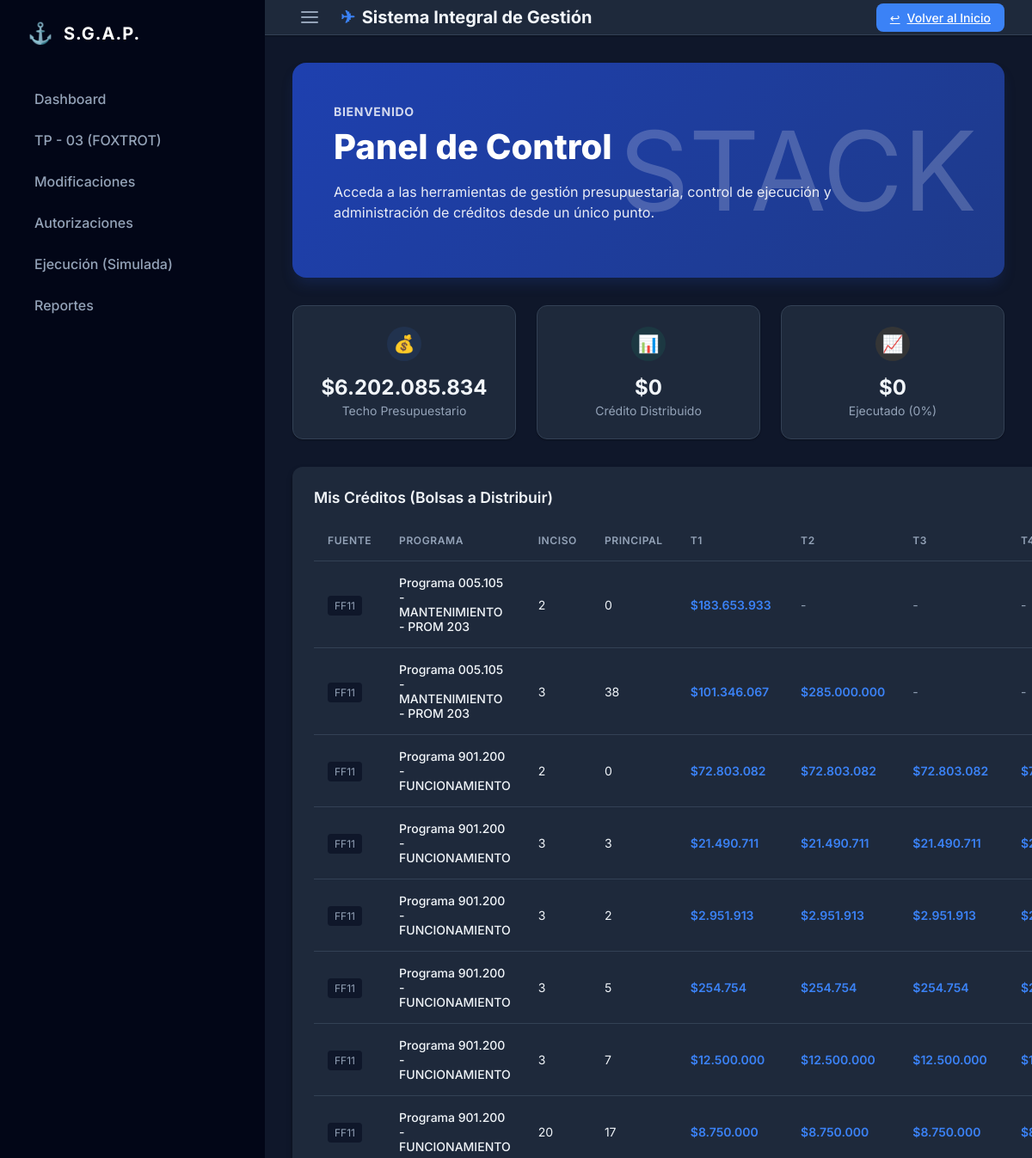
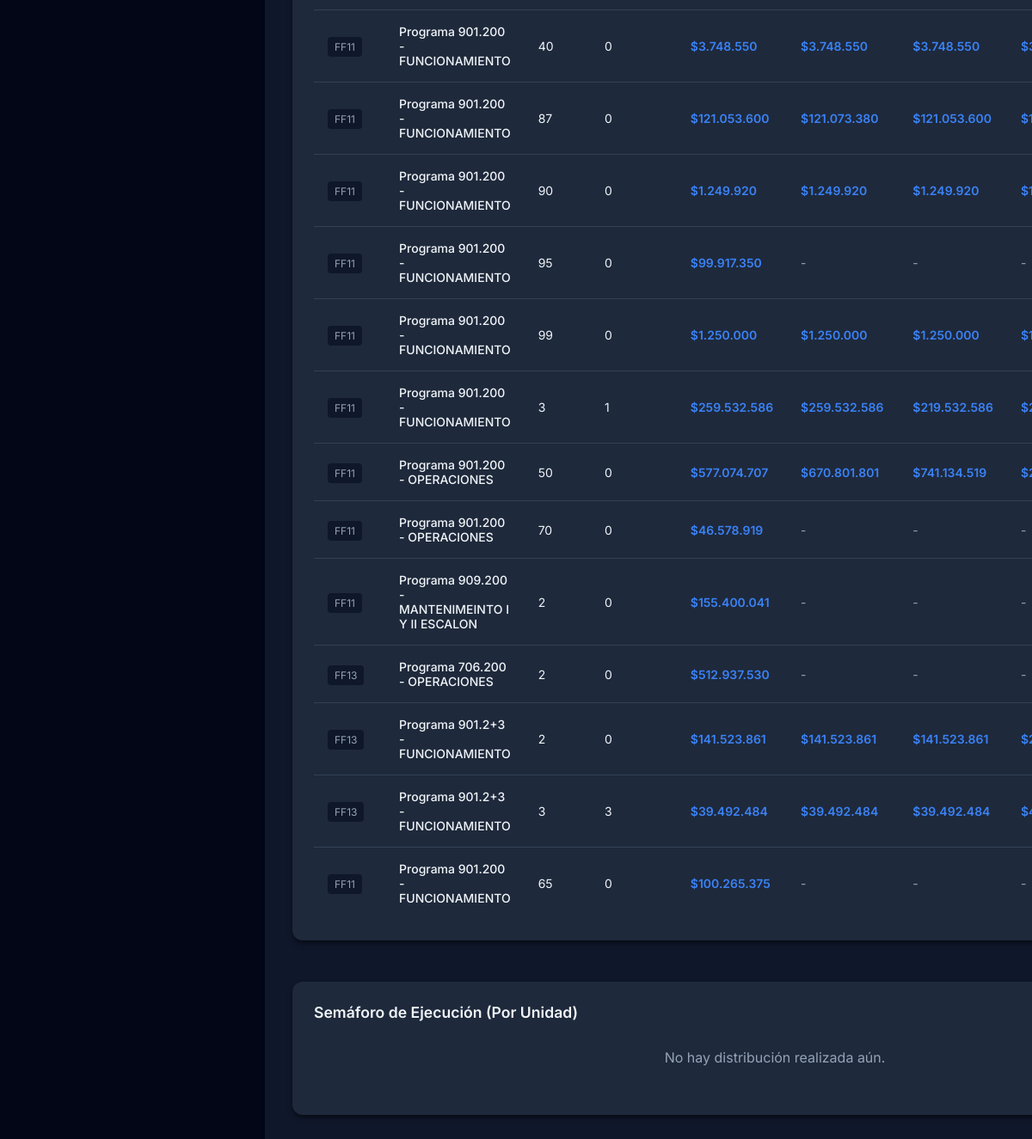
The page /dashboard/ (signed in) on the database its author committed (2 pictures, top to bottom).
### core/models.py (models this page shows, shortened)
class EstructuraProgramatica(models.Model):
    NIVEL_CHOICES = (
        (1, "Programa"),
        (2, "Subprograma"),
        (3, "Proyecto"),
        (4, "Obra"),
        (5, "Actividad"),
    )
    nivel = models.IntegerField(choices=NIVEL_CHOICES)
    codigo = models.CharField(max_length=50)
    descripcion = models.CharField(max_length=255)
    padre = models.ForeignKey("self", null=True, blank=True, on_delete=models.CASCADE, related_name="hijos")
    def __str__(self):
        return f"{self.get_nivel_display()} {self.codigo} - {self.descripcion}"

class FuenteFinanciamiento(models.Model):
    CODIGO_CHOICES = (
        ("11", "Tesoro Nacional"),
        ("13", "Recursos Específicos"),
    )
    codigo = models.CharField(max_length=10, choices=CODIGO_CHOICES)
    descripcion = models.CharField(max_length=255)
    es_fiscal = models.BooleanField(default=True, help_text="Indica si es dinero fiscal")

### finance/models.py (models this page shows, shortened)
class Credito(models.Model):
    ESTADO_CHOICES = (
        ("VIGENTE", "Vigente"),
        ("CADUCADO", "Caducado"),
        ("DEVENGADO", "Devengado"),
    )
    TIPO_CREDITO_CHOICES = (
        ("ASIGNACION", "Asignación"),
        ("REFUERZO", "Refuerzo"),
    )
    programa = models.ForeignKey(EstructuraProgramatica, on_delete=models.CASCADE, related_name="creditos")
    fuente = models.ForeignKey(FuenteFinanciamiento, on_delete=models.PROTECT)
    monto_total = models.DecimalField(max_digits=12, decimal_places=2)
    monto_cuota = models.DecimalField(max_digits=12, decimal_places=2, default=0, help_text="Dinero ingresado (Cuota)")
    recibido = models.BooleanField(default=True, help_text="Indica si la cuota ya fue recibida efectivamente")
    inciso = models.CharField(max_length=10, help_text="Inciso", default="")
    principal = models.CharField(max_length=10, help_text="Partida Principal", default="")
    anio = models.IntegerField(help_text="Año fiscal")
    trimestre = models.IntegerField(choices=[(1, "1° Trimestre"), (2, "2° Trimestre"), (3, "3° Trimestre"), (4, "4° Trimestre")])
    estado = models.CharField(max_length=20, choices=ESTADO_CHOICES, default="VIGENTE")
    tipo_credito = models.CharField(max_length=20, choices=TIPO_CREDITO_CHOICES, default="ASIGNACION", verbose_name="Tipo de Crédito")
    fecha_creacion = models.DateTimeField(auto_now_add=True)

### dashboard/views.py (the view, shortened to what this page needs)
# urls.py: 2. Add a URL to urlpatterns:  path('', views.home, name='home')
@login_required
def home(request):
    creditos_vigentes = Credito.objects.filter(estado='VIGENTE')
    total_presupuesto = 0
    seen_budgets = set()
    grouped_credits = {}
    for c in creditos_vigentes:
        key = (c.programa_id, c.fuente_id, c.inciso, c.principal, c.anio)
        if key not in seen_budgets:
            total_presupuesto += c.monto_total
            seen_budgets.add(key)
        if key not in grouped_credits:
            grouped_credits[key] = {
                'programa': c.programa, # Object for display
                'fuente': c.fuente,     # Object for display
                'inciso': c.inciso,
                'principal': c.principal,
                'anio': c.anio,
                'techo': c.monto_total,
                'quarters': {}
            }
        grouped_credits[key]['quarters'][c.trimestre] = {
            'amount': c.monto_cuota, # Display Quota Amount
            'id': c.id,
            'recibido': c.recibido
        }
    total_asignado = Asignacion.objects.filter(credito_origen__in=creditos_vigentes).aggregate(Sum('monto'))['monto__sum'] or 0
    total_ejecutado = Compromiso.objects.filter(asignacion__credito_origen__in=creditos_vigentes).aggregate(Sum('monto'))['monto__sum'] or 0
    porcentaje_global = (total_ejecutado / total_asignado * 100) if total_asignado > 0 else 0
    unidades_stats = []
    unidades = UnidadComponente.objects.filter(asignaciones__credito_origen__in=creditos_vigentes).distinct()
    context = {
        'creditos': grouped_credits.values(), # Pass the list of grouped dicts
        'total_presupuesto': total_presupuesto,
        'total_asignado': total_asignado,
        'total_ejecutado': total_ejecutado,
        'porcentaje_global': round(porcentaje_global, 1),
        'unidades_stats': [
            {
                'unidad': u['unidad'],
                'asignado': u['asignado'],
                'ejecutado': u['ejecutado'],
                'porcentaje': u['porcentaje'],
                'color': u['color'],
                'label': u['label']
            } for u in unidades_stats
        ]
    }
    return render(request, 'dashboard/home.html', context)

### dashboard/templates/dashboard/home.html (shortened to what this page needs)
{% extends 'base.html' %}
{% load humanize l10n %}
{% block content %}
<div class="hero-banner">
    <div class="hero-content">
        <div class="hero-subtitle">Bienvenido</div>
        <h2 class="hero-title">Panel de Control</h2>
        <p class="hero-text">
            Acceda a las herramientas de gestión presupuestaria, control de ejecución y administración de créditos desde
            un único punto.
        </p>
    </div>
    <div class="hero-icon">
        STACK
    </div>
</div>
<div class="stats-grid" style="margin-bottom: 2rem;">
    <div class="stat-card">
        <div class="stat-icon" style="background-color: rgba(59, 130, 246, 0.1); color: var(--primary-blue);">
            💰
        </div>
        <div class="stat-value">${{ total_presupuesto|default:"0"|floatformat:0|intcomma }}</div>
        <div class="stat-label">Techo Presupuestario</div>
    </div>
    <div class="stat-card">
        <div class="stat-icon" style="background-color: rgba(16, 185, 129, 0.1); color: var(--success);">
            📊
        </div>
        <div class="stat-value">${{ total_asignado|default:"0"|floatformat:0|intcomma }}</div>
        <div class="stat-label">Crédito Distribuido</div>
    </div>
    <div class="stat-card">
        <div class="stat-icon" style="background-color: rgba(245, 158, 11, 0.1); color: var(--warning);">
            📈
        </div>
        <div class="stat-value">${{ total_ejecutado|default:"0"|floatformat:0|intcomma }}</div>
        <div class="stat-label">Ejecutado ({{ porcentaje_global|default:"0" }}%)</div>
    </div>
</div>
<div style="display: grid; grid-template-columns: 1fr; gap: 1.5rem;">
    <div class="card">
        <h3>Mis Créditos (Bolsas a Distribuir)</h3>
        {% if creditos %}
        <div style="overflow-x: auto;">
            <table>
                <thead>
                    <tr>
                        <th>Fuente</th>
                        <th>Programa</th>
                        <th>Inciso</th>
                        <th>Principal</th>
                        <th>T1</th>
                        <th>T2</th>
                        <th>T3</th>
                        <th>T4</th>
                    </tr>
                </thead>
                <tbody>
                    {% for group in creditos %}
                    <tr>
                        <td>
                            <span
                                style="background: var(--bg-body); padding: 0.25rem 0.5rem; border-radius: 4px; font-size: 0.75rem; color: var(--text-muted);">
                                FF{{ group.fuente.codigo }}
                            </span>
                        </td>
                        <td style="font-weight: 500;">{{ group.programa }}</td>
                        <td>{{ group.inciso }}</td>
                        <td>{{ group.principal }}</td>
                        <td>
                            {% if 1 in group.quarters %}
                            <div style="display: flex; flex-direction: column;">
                                <a href="{% url 'finance:distribuir_credito' group.quarters.1.id %}"
                                    style="text-decoration: none; color: inherit;">
                                    <span style="font-weight: 600; color: var(--primary-blue); cursor: pointer;">
                                        ${{ group.quarters.1.amount|floatformat:0|intcomma }}
                                    </span>
                                </a>
                            </div>
                            {% else %}
                            <span style="color: var(--text-muted);">-</span>
                            {% endif %}
                        </td>
                        <td>
                            {% if 2 in group.quarters %}
                            <div style="display: flex; flex-direction: column;">
                                <a href="{% url 'finance:distribuir_credito' group.quarters.2.id %}"
                                    style="text-decoration: none; color: inherit;">
                                    <span style="font-weight: 600; color: var(--primary-blue); cursor: pointer;">
                                        ${{ group.quarters.2.amount|floatformat:0|intcomma }}
                                    </span>
                                </a>
                            </div>
                            {% else %}
                            <span style="color: var(--text-muted);">-</span>
                            {% endif %}
                        </td>
                        <td>
                            {% if 3 in group.quarters %}
                            <div style="display: flex; flex-direction: column;">
                                <a href="{% url 'finance:distribuir_credito' group.quarters.3.id %}"
                                    style="text-decoration: none; color: inherit;">
                                    <span style="font-weight: 600; color: var(--primary-blue); cursor: pointer;">
                                        ${{ group.quarters.3.amount|floatformat:0|intcomma }}
                                    </span>
                                </a>
                            </div>
                            {% else %}
                            <span style="color: var(--text-muted);">-</span>
                            {% endif %}
                        </td>
                        <td>
                            {% if 4 in group.quarters %}
                            <div style="display: flex; flex-direction: column;">
                                <a href="{% url 'finance:distribuir_credito' group.quarters.4.id %}"
                                    style="text-decoration: none; color: inherit;">
                                    <span style="font-weight: 600; color: var(--primary-blue); cursor: pointer;">
                                        ${{ group.quarters.4.amount|floatformat:0|intcomma }}
                                    </span>
                                </a>
                            </div>
                            {% else %}
                            <span style="color: var(--text-muted);">-</span>
                            {% endif %}
                        </td>
                    </tr>
                    {% endfor %}
                </tbody>
            </table>
        </div>
        {% else %}
        <div style="text-align: center; padding: 2rem;">
            <p style="color: var(--text-muted);">No tiene créditos vigentes asignados.</p>
        </div>
        {% endif %}
    </div>
    <div class="card">
        <h3>Semáforo de Ejecución (Por Unidad)</h3>
        {% if unidades_stats %}
        <div style="overflow-x: auto;">
            <table>
                <thead>
                    <tr>
                        <th>Unidad Componente</th>
                        <th>Crédito Recibido</th>
                        <th>Comprometido</th>
                        <th>% Ejecución</th>
                        <th>Estado</th>
                    </tr>
                </thead>
                <tbody>
                    {% for u in unidades_stats %}
                    <tr>
                        <td style="font-weight: 500; color: var(--text-main);">{{ u.unidad.codigo }} -
                            {{u.unidad.nombre}}</td>
                        <td>${{ u.asignado|floatformat:0|intcomma }}</td>
                        <td>${{ u.ejecutado|floatformat:0|intcomma }}</td>
                        <td>
                            <div style="display: flex; align-items: center; gap: 0.5rem;">
                                <div
                                    style="flex: 1; background: #e2e8f0; border-radius: 4px; height: 6px; min-width: 60px;">
                                    <div
                                        style="width: {{ u.porcentaje }}%; background-color: {% if u.color == 'danger' %}var(--danger){% elif u.color == 'warning' %}var(--warning){% else %}var(--success){% endif %}; height: 100%; border-radius: 4px;">
                                    </div>
                                </div>
                                <span style="font-size: 0.75rem; color: var(--text-muted);">{{ u.porcentaje }}%</span>
                            </div>
                        </td>
                        <td>
                            {% if u.color == 'danger' %}
                            <span style="color: var(--danger); font-weight: 500;">⚠ Crítico</span>
                            {% elif u.color == 'warning' %}
                            <span style="color: var(--warning); font-weight: 500;">⚠ Subejecución</span>
                            {% else %}
                            <span style="color: var(--success); font-weight: 500;">Normal</span>
                            {% endif %}
                        </td>
                    </tr>
                    {% endfor %}
                </tbody>
            </table>
        </div>
        {% else %}
        <p style="padding: 1rem; color: var(--text-muted); text-align: center;">No hay distribución realizada aún.</p>
        {% endif %}
    </div>
</div>
{% endblock %}

### core/static/css/style.css (style rules this page uses)
:root { --primary-blue: #3b82f6; --primary-dark: #1d4ed8; --secondary: #94a3b8; --bg-body: #0f172a; --bg-card: #1e293b; --bg-sidebar: #020617; --text-main: #f1f5f9; --text-muted: #94a3b8; --text-light: #f8fafc; --border-light: #334155; --success: #10b981; --danger: #ef4444; --warning: #f59e0b; --shadow-sm: 0 1px 2px 0 rgb(0 0 0 / 0.3); --shadow-md: 0 4px 6px -1px rgb(0 0 0 / 0.5), 0 2px 4px -2px rgb(0 0 0 / 0.3); --radius: 0.75rem; }
body { margin: 0; font-family: 'Inter', sans-serif; background-color: var(--bg-body); color: var(--text-main); overflow-x: hidden; -webkit-font-smoothing: antialiased; }
.card { background-color: var(--bg-card); border-radius: var(--radius); padding: 1.5rem; margin-bottom: 1.5rem; box-shadow: var(--shadow-md); border: 1px solid transparent; }
.card h3 { margin-top: 0; color: var(--text-main); font-size: 1.1rem; font-weight: 600; margin-bottom: 1rem; }
.hero-banner { background: linear-gradient(135deg, #1e40af 0%, #1e3a8a 100%); color: white; border-radius: 1rem; padding: 3rem; margin-bottom: 2rem; position: relative; overflow: hidden; box-shadow: 0 10px 15px -3px rgba(30, 58, 138, 0.3); }
.hero-content { position: relative; z-index: 1; }
.hero-subtitle { text-transform: uppercase; font-size: 0.875rem; font-weight: 700; letter-spacing: 0.05em; opacity: 0.8; margin-bottom: 0.5rem; }
.hero-title { font-size: 2.5rem; font-weight: 800; margin: 0 0 1rem 0; }
.hero-text { font-size: 1rem; opacity: 0.9; max-width: 600px; line-height: 1.5; }
.hero-icon { position: absolute; right: 2rem; top: 50%; transform: translateY(-50%); opacity: 0.2; font-size: 8rem; }
table { width: 100%; border-collapse: collapse; }
th, td { text-align: left; padding: 1rem; border-bottom: 1px solid var(--border-light); }
th { color: var(--text-muted); font-size: 0.75rem; text-transform: uppercase; font-weight: 600; letter-spacing: 0.05em; }
td { font-size: 0.875rem; }
tr:last-child td { border-bottom: none; }
.stats-grid { display: grid; grid-template-columns: repeat(auto-fit, minmax(200px, 1fr)); gap: 1.5rem; }
.stat-card { background: var(--bg-card); padding: 1.5rem; border-radius: var(--radius); text-align: center; box-shadow: var(--shadow-sm); border: 1px solid var(--border-light); }
.stat-icon { width: 40px; height: 40px; border-radius: 50%; display: flex; align-items: center; justify-content: center; margin: 0 auto 1rem auto; font-size: 1.25rem; }
.stat-value { font-size: 1.5rem; font-weight: 700; color: var(--text-main); margin-bottom: 0.25rem; }
.stat-label { font-size: 0.875rem; color: var(--text-muted); }

### rows shown on the page
EstructuraProgramatica: fuente.codigo "11", programa "Programa 005.105 - MANTENIMIENTO - PROM 203", inciso "2", principal "0", quarters.1.amount "183.653.933", inciso "3", principal "38", quarters.1.amount "101.346.067", quarters.2.amount "285.000.000"
EstructuraProgramatica: fuente.codigo "11", programa "Programa 901.200 - FUNCIONAMIENTO", inciso "2", principal "0", quarters.1.amount "72.803.082", quarters.2.amount "72.803.082", quarters.3.amount "72.803.082", inciso "3", principal "3", quarters.1.amount "21.490.711", quarters.2.amount "21.490.711", quarters.3.amount "21.490.711", principal "2", quarters.1.amount "2.951.913", quarters.2.amount "2.951.913", quarters.3.amount "2.951.913", principal "5", quarters.1.amount "254.754", quarters.2.amount "254.754", quarters.3.amount "254.754", principal "7", quarters.1.amount "12.500.000", quarters.2.amount "12.500.000", quarters.3.amount "12.500.000", inciso "20", principal "17", quarters.1.amount "8.750.000", quarters.2.amount "8.750.000", quarters.3.amount "8.750.000", inciso "40", quarters.1.amount "3.748.550", quarters.2.amount "3.748.550", quarters.3.amount "3.748.550", inciso "87", quarters.1.amount "121.053.600", quarters.2.amount "121.073.380", quarters.3.amount "121.053.600", inciso "90", quarters.1.amount "1.249.920", quarters.2.amount "1.249.920", quarters.3.amount "1.249.920", inciso "95", quarters.1.amount "99.917.350", inciso "99", quarters.1.amount "1.250.000", quarters.2.amount "1.250.000", quarters.3.amount "1.250.000", principal "1", quarters.1.amount "259.532.586", quarters.2.amount "259.532.586", quarters.3.amount "219.532.586", inciso "65", quarters.1.amount "100.265.375"
EstructuraProgramatica: fuente.codigo "11", programa "Programa 901.200 - OPERACIONES", inciso "50", principal "0", quarters.1.amount "577.074.707", quarters.2.amount "670.801.801", quarters.3.amount "741.134.519", inciso "70", quarters.1.amount "46.578.919"
EstructuraProgramatica: fuente.codigo "11", programa "Programa 909.200 - MANTENIMEINTO I Y II ESCALON", inciso "2", principal "0", quarters.1.amount "155.400.041"
EstructuraProgramatica: fuente.codigo "13", programa "Programa 706.200 - OPERACIONES", inciso "2", principal "0", quarters.1.amount "512.937.530"
EstructuraProgramatica: fuente.codigo "13", programa "Programa 901.2+3 - FUNCIONAMIENTO", inciso "2", principal "0", quarters.1.amount "141.523.861", quarters.2.amount "141.523.861", quarters.3.amount "141.523.861", inciso "3", principal "3", quarters.1.amount "39.492.484", quarters.2.amount "39.492.484", quarters.3.amount "39.492.484"

### other values the page prints
{{ total_presupuesto|default:"0"|floatformat:0|intcomma }} "6.202.085.834"
{{ total_asignado|default:"0"|floatformat:0|intcomma }} "0"
{{ total_ejecutado|default:"0"|floatformat:0|intcomma }} "0"
{{ porcentaje_global|default:"0" }} "0"
